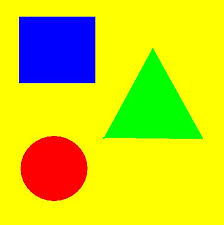
#> input picture img/sample3.jpg, 224 x 225 px
$ python hough.py
#> lines starting #> are read from the running program, lines starting #| are printed output that depends on the picture; after the words box and inside, x2 and y2 are one past the last pixel; in counts of white or black regions, pixels touching at a corner belong together

# coding: utf-8

# ## imports

# In[98]:

import pylab as pl
import numpy as np
import math
import cv2
from numpy import matlib
from numpy.linalg import inv


# ## functions implementation

# In[99]:

#draw lines on img
#img - image
#lines - array of coordinates
def PaintLines(img, lines):
    for line in lines:
        x1 = (int)(line[1]);
        y1 = (int)(line[0]);
        x2 = (int)(line[3]);
        y2 = (int)(line[2]);
        cv2.line(img,(x1,y1),(x2,y2),(0,0,255),1);

#get hough space from img
#img - image
#return h - hough space, alphas - array of angles, ps - array of radiuses
def Hough(img, isGray = False):
    imgGray = np.array(img);
    if (imgGray.ndim > 2):
        imgGray = cv2.cvtColor(imgGray,cv2.COLOR_BGR2GRAY);
    maxP =(int)(math.sqrt(imgGray.shape[0]**2+imgGray.shape[1]**2));
    maxAlpha = 180;
    dAlpha = 1;
    alphas = np.deg2rad(np.arange(0, maxAlpha, dAlpha));
    cosA = np.cos(alphas);
    sinA = np.sin(alphas);
    nP = 2*maxP+1;
    if (not (isGray)):
        h = np.zeros((alphas.shape[0], nP));
    else:
        h = np.zeros((alphas.shape[0], nP));
    yI, xI = np.nonzero(imgGray);
    for idx in range(yI.shape[0]):
        x = xI[idx];
        y = yI[idx];
        for alphaI in range(alphas.shape[0]):
            p = maxP+(int)(x*cosA[alphaI] + y*sinA[alphaI]);
            if (not (isGray)):
                h[alphaI,p]+=1;
            else:
                h[alphaI,p]+=imgGray[y,x];
                #h[alphaI,p,0]+=1;
    ps = np.arange(-maxP,maxP,1);
    #if (isGray):
    #    h = h[:,:,1]/(h[:,:,0]+1);
    return (h, alphas, ps);

#get hough's maxes for n
#h - hough space
#count - count of maxes
#eps - size of side
#left - count of hough's curves in max or lowest intensity
#return vals - curves in max, alphas - array of max's angles, ps - array of max's radiuses
def GetHoughMaxes(h, count=1, eps=0, left = 0):
    hC = np.array(h);
    p = [];
    alphas = [];
    vals = [];
    cCount = 0;
    if (eps == 0):
        eps = (int)(h.shape[0]/50);
    while (cCount < count):
        yI, xI = np.nonzero(hC == hC.max());
        if ((hC[yI, xI] >= left).any()):
            x = xI[0];
            y = yI[0];
            p.append(x);
            alphas.append(y);
            vals.append(hC[y,x]);
            l = x-eps if x-eps>0 else 0;
            t = y-eps if x+eps<x-eps>0 else 0;
            r = x+eps if x+eps<hC.shape[1]-1 else hC.shape[1];
            b = y+eps if x+eps<hC.shape[0]-1 else hC.shape[0];
            hC[t:b,l:r] = 0.0;
            cCount+=1;
        else:
            cCount = count;
    return (np.array(vals), np.array(alphas), np.array(p));

#get pixels in line
#yI - y-indexes of nonzero in img
#xI - x-indexes of nonzero in img
#p - array of radiuses
#return yI, xI - indexes in line
def GetHoughLinePixel(yI, xI, alphaI, pI, alphas, p):
    alpha = alphas[alphaI];
    pp = p[pI];
    pps = xI*np.cos(alpha)+yI*np.sin(alpha);
    accuracy = 1;
    ps = np.nonzero(np.abs(pps-pp) < accuracy);
    return yI[ps], xI[ps];

#get pixels in lines
#img - image
#alphasIndexes - indexes of angle
#pIndexes - indexes of radius
#alphas - array of angles
#p - array of radiuses
#return yI, xI - indexes in line
def GetHoughLinePixels(img, alphasIndexes, pIndexes, alphas, p):
    lineIndexesY = [];
    lineIndexesX = [];
    yI, xI = np.nonzero(img);
    for idx in range(alphasIndexes.shape[0]):
        alphaI = alphasIndexes[idx];
        pI = pIndexes[idx];
        yIs, xIs = GetHoughLinePixel(yI, xI, alphaI, pI, alphas, p)
        lineIndexesY.append(yIs);
        lineIndexesX.append(xIs);
    return (np.array(lineIndexesY), np.array(lineIndexesX));

#get lines
#lineIndexesY - y-indexes of lines
#lineIndexesX - x-indexes of lines
#alphasIndexes - indexes of angle
#pIndexes - indexes of radius
#alphas - array of angles
#ps - array of radiuses
#return lines - array of starts and ends of lines
def GetHoughLines(lineIndexesY, lineIndexesX, alphasIndexes, pIndexes, alphas, ps, minLength=20):
    lines = [];
    for idx in range(lineIndexesY.shape[0]):
        alpha = math.pi/2-alphas[alphasIndexes[idx]];
        rotate = np.array(((math.cos(alpha), math.sin(alpha)),(-math.sin(alpha),math.cos(alpha))));
        rotateInv = inv(rotate);
        lY = lineIndexesY[idx];
        lX = lineIndexesX[idx];
        m = np.transpose(np.array((lX,lY)));
        rotated = np.dot(m,rotate);
        x0 = rotated[:,0].min();
        x1 = rotated[:,0].max();
        l = x1-x0;
        p = ps[pIndexes[idx]];
        if (l >= minLength):
            p1 = np.dot(np.array((x0,p)),rotateInv);
            p2 = np.dot(np.array((x1,p)),rotateInv);
            lines.append([p1[1],p1[0], p2[1], p2[0]]);
    return lines;


# ## read image and preprocessing

# In[100]:

sample = cv2.imread('img/sample3.jpg');
#> sample is the input picture: shape (225, 224, 3); mean B, G, R 27.3, 212, 206.2

blur = cv2.GaussianBlur(sample,(5,5),1);
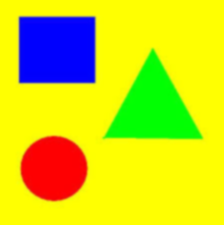
#> blur: shape (225, 224, 3); mean B, G, R 27.3, 212, 206.2

gray = cv2.cvtColor(blur,cv2.COLOR_BGR2GRAY);
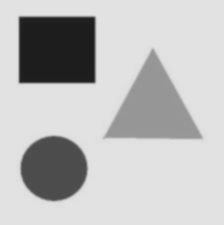
#> gray: shape (225, 224); min 29, max 226, mean 189.2

edges = cv2.Canny(gray, 50, 150);
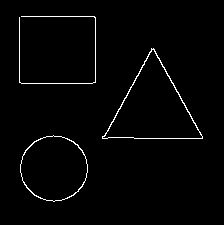
#> edges: shape (225, 224); 1.8% white in thin lines or dots, all inside (x1, y1, x2, y2) = (19, 16, 203, 202)


# ## get hough space

# In[101]:

h, alphas, p = Hough(edges);
#> in Hough, `yI, xI = np.nonzero(imgGray);`: yI = 899 values from 16 to 201; xI = 899 values, max 202 at index 570, min 19 at index 74, mean 95.94
#> after the loop in Hough, `for idx in range(yI.shape[0]):`:
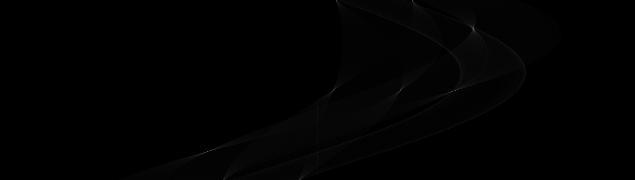
#> h: shape (180, 635) float64; min 0, max 103, mean 1.4
#> alphas = 180 values from 0 to 3.12; p = 634 values from -317 to 316


# ## get hough maxes

# In[102]:

vals, alphasIndexes, pIndexes = GetHoughMaxes(h, 7);
#> the loop in GetHoughMaxes, `while (cCount < count):` made 7 passes
#> (yI, xI, x, y, l, r) on passes 1 to 7: ([151], [207], 207, 151, 204, 210), ([29], [473], 473, 29, 470, 476), ([90], [455], 455, 90, 452, 458), ([90], [400], 400, 90, 397, 403), ([90], [333], 333, 90, 330, 336), ([150], [210], 210, 150, 207, 213), ([0, 0], [336, 412], 336, 0, 333, 339)
#> after the loop in GetHoughMaxes, `while (cCount < count):`:
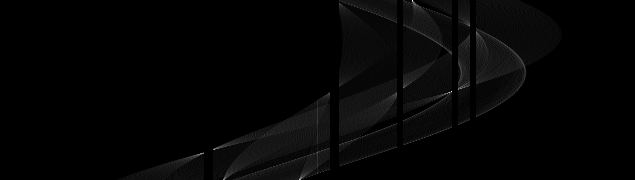
#> hC: shape (180, 635) float64; 2.94% of pixels changed, all inside (x1, y1, x2, y2) = (204, 0, 476, 180); drawn with min black and max white
#> after the loop in GetHoughMaxes, `while (cCount < count):`: alphas = [151, 29, 90, 90, 90, 150, 0]; p = [207, 473, 455, 400, 333, 210, 336]; vals = [103, 99, 81, 75, 74, 73, 66]
#> vals = [103, 99, 81, 75, 74, 73, 66]; alphasIndexes = [151, 29, 90, 90, 90, 150, 0]; pIndexes = [207, 473, 455, 400, 333, 210, 336]


# ## get hough lines pixels

# In[103]:

lineIndexesY, lineIndexesX = GetHoughLinePixels(edges, alphasIndexes, pIndexes, alphas, p);
#> in GetHoughLinePixels, `yI, xI = np.nonzero(img);`: yI = 899 values from 16 to 201
#> the loop in GetHoughLinePixels, `for idx in range(alphasIndexes.shape[0]):` made 7 passes
#> (alphaI, pI, alpha in GetHoughLinePixel, pp in GetHoughLinePixel) on passes 1 to 7: (151, 207, 2.64, -110), (29, 473, 0.506, 156), (90, 455, 1.57, 138), (90, 400, 1.57, 83), (90, 333, 1.57, 16), (150, 210, 2.62, -107), (0, 336, 0, 19)
#> after the loop in GetHoughLinePixels, `for idx in range(alphasIndexes.shape[0]):`: lineIndexesX = 7 items
#> (the run stopped early here; a loop or call above may not have finished)

$ run again, with img/sample2.jpg copied over img/sample3.jpg
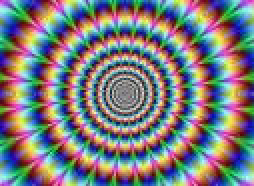
#> input picture img/sample2.jpg, 127 x 93 px (shown 2 times larger)
#> sample is the input picture: shape (93, 127, 3); mean B, G, R 125.6, 123.3, 123.3
#> `edges = cv2.Canny(gray, 50, 150);`:
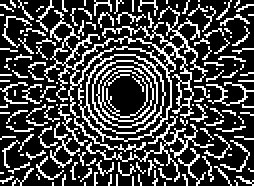
#> edges: shape (93, 127) (shown 2 times larger); 27% white in thin lines or dots
#> in Hough, `yI, xI = np.nonzero(imgGray);`: yI = 3192 values from 0 to 92; xI = 3192 values, max 126 at index 75, min 0 at index 50, mean 62.64
#> the loop in Hough, `for idx in range(yI.shape[0]):` made 3192 passes
#> (x, y) on passes 1 to 3: (5, 0), (9, 0), (25, 0)
#> `h, alphas, p = Hough(edges);`: alphas = 180 values from 0 to 3.12; p = 314 values from -157 to 156
#> the loop in GetHoughMaxes, `while (cCount < count):` made 7 passes
#> (yI, xI, x, y, l, r, b) on passes 1 to 7: ([128], [157], 157, 128, 154, 160, 131), ([132], [157], 157, 132, 154, 160, 135), ([137], [157], 157, 137, 154, 160, 140), ([141], [157], 157, 141, 154, 160, 144), ([144], [157], 157, 144, 154, 160, 147), ([53, 55], [229, 230], 229, 53, 226, 232, 180), ([50], [232], 232, 50, 229, 235, 180)
#> after the loop in GetHoughMaxes, `while (cCount < count):`:
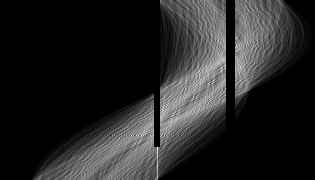
#> hC: shape (180, 315) float64; min 0, max 65, mean 9.3; drawn with min black and max white
#> after the loop in GetHoughMaxes, `while (cCount < count):`: alphas = [128, 132, 137, 141, 144, 53, 50]; p = [157, 157, 157, 157, 157, 229, 232]; vals = [112, 91, 83, 77, 75, 74, 67]
#> `vals, alphasIndexes, pIndexes = GetHoughMaxes(h, 7);`: alphasIndexes = [128, 132, 137, 141, 144, 53, 50]; pIndexes = [157, 157, 157, 157, 157, 229, 232]
#> in GetHoughLinePixels, `yI, xI = np.nonzero(img);`: yI = 3192 values from 0 to 92
#> the loop in GetHoughLinePixels, `for idx in range(alphasIndexes.shape[0]):` made 7 passes
#> (alphaI, pI, alpha in GetHoughLinePixel, pp in GetHoughLinePixel) on passes 1 to 7: (128, 157, 2.23, 0), (132, 157, 2.3, 0), (137, 157, 2.39, 0), (141, 157, 2.46, 0), (144, 157, 2.51, 0), (53, 229, 0.925, 72), (50, 232, 0.873, 75)
#> after the loop in GetHoughLinePixels, `for idx in range(alphasIndexes.shape[0]):`: lineIndexesX = 7 items
